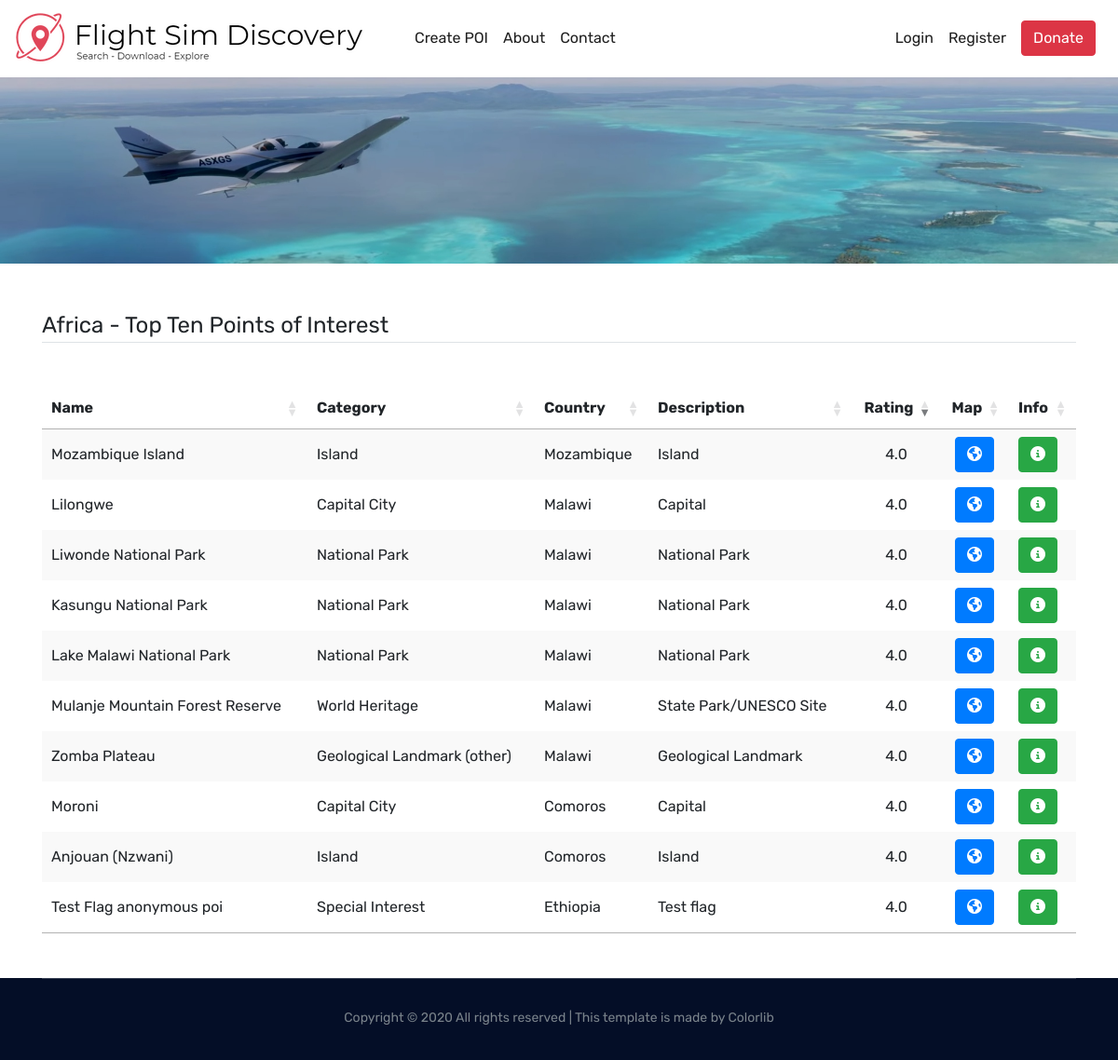
/topten_pois/Africa, run on an earlier commit of the app's database.
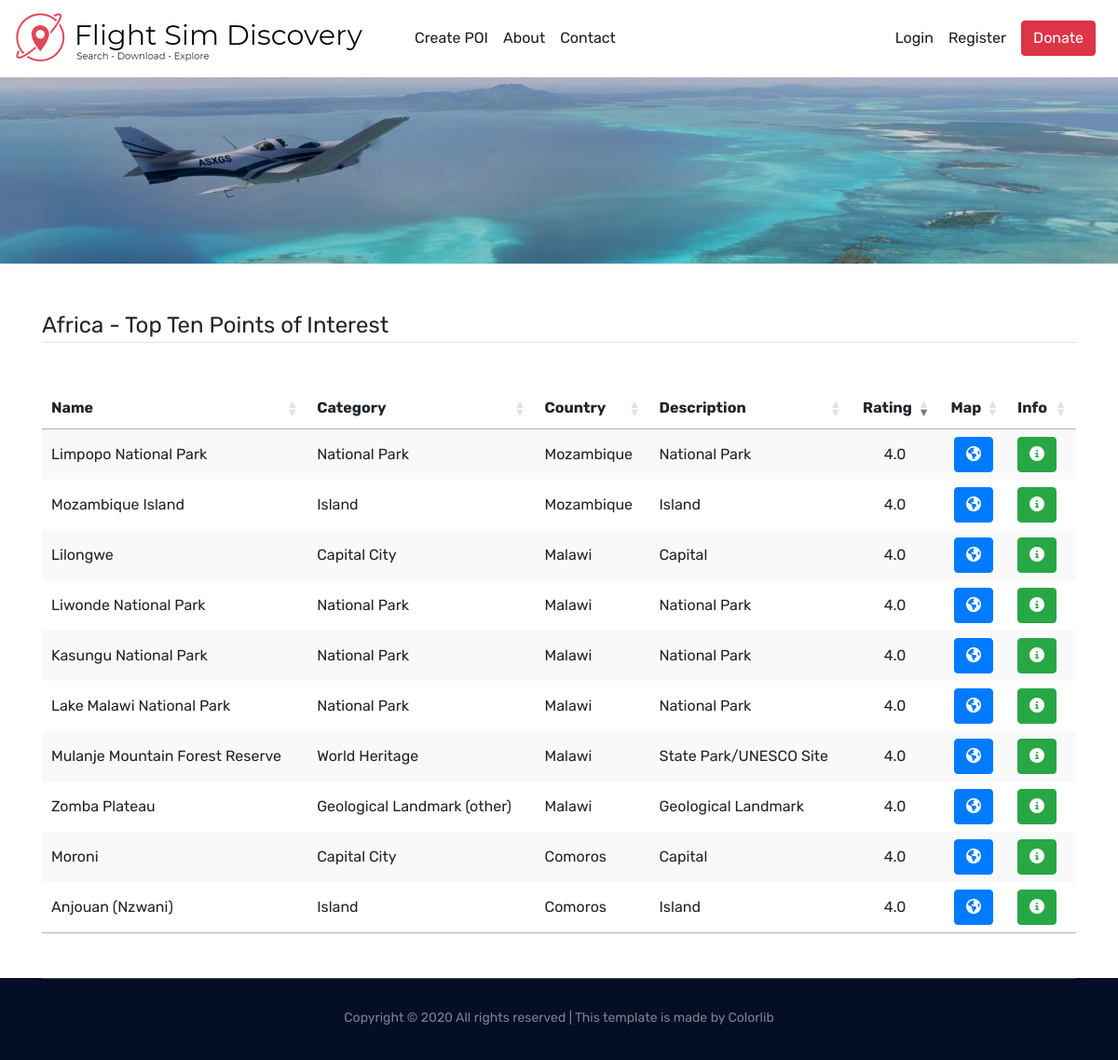
And on a later commit of the database.
### flightsimdiscovery/models.py (models this page shows, shortened)
class Pois(db.Model):
    id = db.Column(db.Integer, primary_key=True)
    user_id = db.Column(db.Integer, db.ForeignKey('user.id'), nullable=False)
    name = db.Column(db.String(50), unique=True, nullable=False)
    latitude = db.Column(db.FLOAT, unique=False, nullable=False)
    longitude = db.Column(db.FLOAT, unique=False, nullable=False)
    region = db.Column(db.String(20), unique=False, nullable=False)
    country = db.Column(db.String(60), unique=False, nullable=False)
    category = db.Column(db.String(20), unique=False, nullable=False)
    description = db.Column(db.Text, nullable=True)
    nearest_icao_code = db.Column(db.String(4), nullable=True)
    date_posted = db.Column(db.DateTime, nullable=False, default=datetime.utcnow)
    share = db.Column(db.Boolean(), nullable=False, default=True)
    flag = db.Column(db.Boolean(), nullable=False, default=False)

### flightsimdiscovery/pois/routes.py (the view)
@pois.route("/topten_pois/<continent>")
def topten_pois(continent):
    region_pois = []
    poi_ratings = []
    topten_pois = []
    data_table = []
    for region in continents_by_region[continent]:
        pois = Pois.query.filter_by(region=region).all()
        region_pois.extend(pois)
    for poi in region_pois:
        rating = str(get_rating(poi.id))
        rating_dict = {'poi_id': poi.id, 'rating': rating}
        poi_ratings.append(rating_dict)
    sorted_poi_ratings = sorted(poi_ratings, key=lambda k: k['rating'])
    for poi_dict in sorted_poi_ratings[-10:]:
        poi = Pois.query.get(poi_dict['poi_id'])
        data_dic = {}
        data_dic['id'] = poi.id
        data_dic['location'] = str(poi.latitude) + ', ' + str(poi.longitude)
        data_dic['name'] = poi.name
        data_dic['category'] = poi.category
        data_dic['country'] = poi.country
        data_dic['description'] = poi.description
        data_dic['rating'] = poi_dict['rating']
        data_table.append(data_dic)
    return render_template('topten_pois.html', pois=data_table, continent=continent)

### flightsimdiscovery/pois/utils.py (called while the page is built)
def get_rating(poi_id):
    rating = 4  # default if error occurs during division
    sum_rating = 0
    ratings = Ratings.query.filter_by(poi_id=poi_id).all()
    number_of_ratings = 0
    for row in ratings:
        sum_rating += int(row.rating_score)
        number_of_ratings += 1
    try:
        rating = '{0:3.1f}'.format(sum_rating / number_of_ratings)
    except:
        print('ERROR occured getting rating.  Problably dividing by zero because no rating for the poi exists.  POI is :  ' + str(poi_id))
    return rating

### flightsimdiscovery/templates/topten_pois.html (shortened to what this page needs)
{% extends "base.html" %}
{% block content %}
<div class="bradcam_area topten_bg">
</div>
<div class="container">
    <div class="topten_pois_section my-5">
        <div class="db_table_area">
            <legend id=topten_title class="border-bottom mb-5">Top Ten Points of Interest</legend>
            <table id="topten_pois_datatable" class="stripe">
                <thead class="">
                <tr>
                    <th scope="col">Name</th>
                    <th scope="col">Category</th>
                    <th scope="col">Country</th>
                    <th scope="col">Description</th>
                    <th scope="col">Rating</th>
                    <th scope="col">Map</th>
                    <th scope="col">Info</th>
                </tr>
                </thead>
                <tbody>
                {% for poi in pois %}
                <tr>
                    <td>{{poi.name}}</td>
                    <td>{{poi.category}}</td>
                    <td>{{poi.country}}</td>
                    <td>{{poi.description}}</td>
                    <td>{{poi.rating}}</td>
                    <td><a href="/{{poi.location}}" class="btn btn-primary" onclick="this.form.submit()" role="button"
                           aria-disabled="true"><i class="fas fa-globe-americas"></i></a></td>
                    <td><a href="https://www.google.com/search?q={{poi.name}}, {{poi.category}}, {{poi.country}}"
                           target="_blank" class="btn btn-success" role="button" aria-disabled="true"><i
                            class="fas fa-info-circle"></i></a></td>
                </tr>
                {% endfor %}
                </tbody>
            </table>
        </div>
    </div>
</div>
{% endblock content %}

### flightsimdiscovery/templates/base.html (shortened to what this page needs)
<!DOCTYPE html>
<html class="no-js" lang="zxx">
<head>
    <link rel="stylesheet" type="text/css" href="https://cdn.datatables.net/1.10.21/css/jquery.dataTables.css">
    <link rel="stylesheet" href="{{ url_for('static', filename='css/bootstrap.min.css') }}">
    <link rel="stylesheet" href="{{ url_for('static', filename='css/owl.carousel.min.css') }}">
    <link rel="stylesheet" href="{{ url_for('static', filename='/css/themify-icons.css') }}">
    <link rel="stylesheet" href="{{ url_for('static', filename='/css/nice-select.css') }}">
    <link rel="stylesheet" href="{{ url_for('static', filename='/css/flaticon.css') }}">
    <link rel="stylesheet" href="{{ url_for('static', filename='/css/gijgo.css') }}">
    <link rel="stylesheet" href="{{ url_for('static', filename='/css/animate.css') }}">
    <link rel="stylesheet" href="{{ url_for('static', filename='/css/slick.css') }}">
    <link rel="stylesheet" href="{{ url_for('static', filename='/css/slicknav.css') }}">
    <link rel="stylesheet" href="https://ajax.googleapis.com/ajax/libs/jqueryui/1.11.2/themes/smoothness/jquery-ui.css">
    <link rel="stylesheet" href="{{ url_for('static', filename='/css/style.css') }}">
</head>
<body>
<div id="page-container">
    <div id="content-wrap">
        <header>
            <nav class="navbar navbar-expand-lg ">
                <a class="navbar-brand mr-5" href="{{ url_for('main.home') }}">
                    <img src="{{ url_for('static', filename='/img/logo.png') }}">
                </a>
                <div class="collapse navbar-collapse" id="navbarToggle">
                    <div class="navbar-nav mr-auto">
                        <a class="nav-item nav-link" href="{{ url_for('pois.new_poi') }}">Create POI</a>
                        <a class="nav-item nav-link" href="{{ url_for('main.about') }}">About</a>
                        <a class="nav-item nav-link" href="{{ url_for('main.contact') }}">Contact</a>
                    </div>
                    <div class="navbar-nav">
                        {% if current_user.is_authenticated %}
                        <li class="nav-item dropdown">
                            <a class="nav-link dropdown-toggle" href="#" data-toggle="dropdown" data-toggle="dropdown">Account</a>
                            <div class="dropdown-menu" aria-labelledby="navbarDropdownMenuLink">
                                <a class="dropdown-item" href="{{ url_for('users.user_pois') }}">My Points of
                                    Interest</a>
                                <a class="dropdown-item" href="{{ url_for('users.account') }}">Update Account</a>
                            </div>
                        </li>
                        <a class="nav-item nav-link" href="{{ url_for('users.logout') }}">Logout</a>
                        {% else %}
                        <a class="nav-item nav-link" href="{{ url_for('users.login') }}">Login</a>
                        <a class="nav-item nav-link" href="{{ url_for('users.register') }}">Register</a>
                        {% endif %}
                    </div>
                    <div class="main-menu">
                        <a href="https://www.buymeacoffee.com/FSDiscovery"
                           class="btn btn-danger mx-2" role="button" aria-disabled="true">Donate</a>
                    </div>
                </div>
            </nav>
        </header>
        <main role="main" class="container">
            <div class="row">
                <div class="col-md-12">
                </div>
            </div>
        </main>
        {% block content %}{% endblock %}
        <footer id="footer" class="footer">
            <div class="copy-right_text">
                <div class="container">
                    <div class="footer_border "></div>
                    <div class="row">
                        <div class="col-xl-12">
                            <p class="copy_right text-center">
                                Copyright &copy;
                                All rights reserved | This template is made
                                 by
                                <a href="https://colorlib.com" target="_blank">Colorlib</a>
                            </p>
                        </div>
                    </div>
                </div>
            </div>
        </footer>
    </div>
</div>
</body>
</html>

What changed in the data, as far as the page shows it:
removed Pois: name "Test Flag anonymous poi", category "Special Interest", country "Ethiopia", description "Test flag", rating "4.0"
now on this page (row edited): Pois: name "Limpopo National Park", category "National Park", country "Mozambique", description "National Park", rating "4.0"
